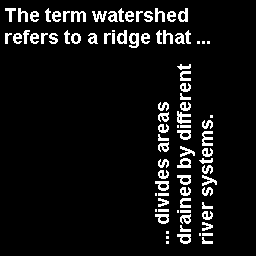
#> input picture DIP_EXP(1 to 10)/text.png, 256 x 256 px
$ python exp-07.py
#> lines starting #> are read from the running program, lines starting #| are printed output that depends on the picture; after the words box and inside, x2 and y2 are one past the last pixel; in counts of white or black regions, pixels touching at a corner belong together
import skimage.io as io
import numpy as np
from skimage.filters import threshold_otsu
import matplotlib.pyplot as plt
from skimage.color import rgb2gray
from scipy.ndimage import binary_erosion, binary_dilation

bw= io.imread('text.png')
#> bw: shape (256, 256) bool; 7.3% white in thin lines or dots, all inside (x1, y1, x2, y2) = (5, 8, 217, 244)

se1 = np.ones((4, 4), dtype=bool)  # 4 by 4 square
se2 = np.array([[0, 0, 0, 0, 0],
                [0, 0, 0, 0, 0],
                [0, 0, 1, 0, 0],
                [0, 0, 0, 0, 0],
                [0, 0, 0, 0, 0]], dtype=bool)  # Line, length 5, angle 45 degrees

bw1 = binary_dilation(bw, structure=se1)  # Dilate image
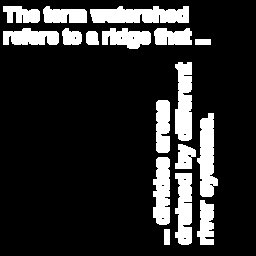
#> bw1: shape (256, 256) bool; 16.8% white; 17 white regions, largest, box (x1, y1, x2, y2) and area: (90, 6, 189, 23) 1364, (197, 113, 218, 197) 1145, (175, 62, 192, 141) 1138
bw2 = binary_erosion(bw, structure=se2)    # Erode image

plt.subplot(1, 2, 1)
plt.axis('off')
plt.title('Dilated Image')
plt.imshow(bw1, cmap='gray')

plt.subplot(1, 2, 2)
plt.axis('off')
plt.title('Erosion of Binary Image')
plt.imshow(bw2, cmap='gray')

plt.show()
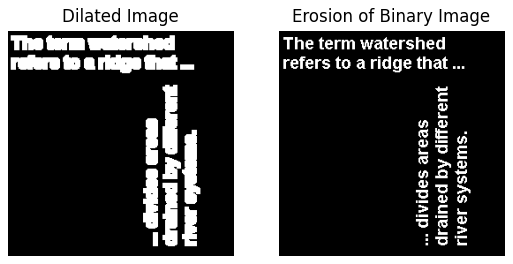
#> figure drawn by matplotlib, 2 panels
